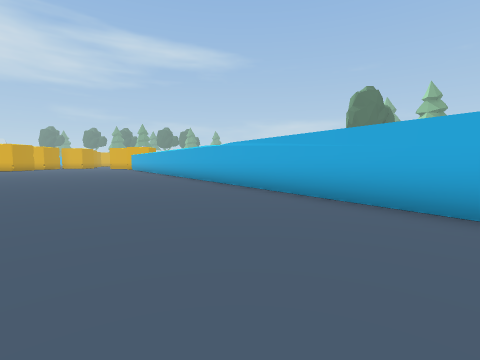
View 1 (above)

16 first-person views from a walk through a scene from a Unity 3-D project. The camera is 1.3 m above the floor, tilts 4° down and sees 85° across. The floor is counted in squares, 2 m on a side. Each view is taken from the middle of a square. On the plan, view 1 faces up. The plan holds only what a view shows up to about 9 squares ahead; the rest is blank. The place goes on beyond the plan. The player is left out.

View 2
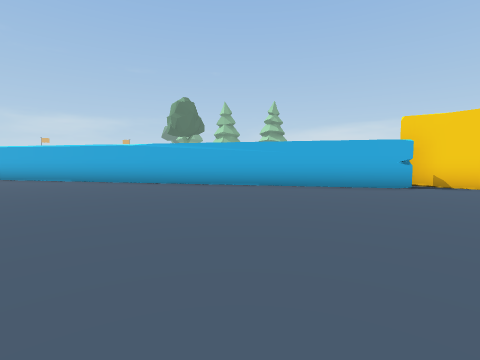

View 3
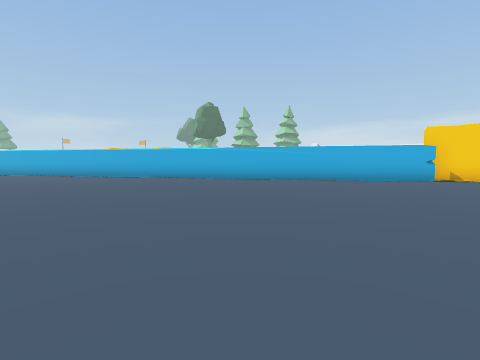

View 4
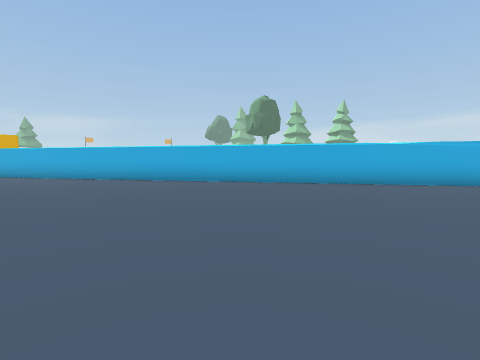

View 5
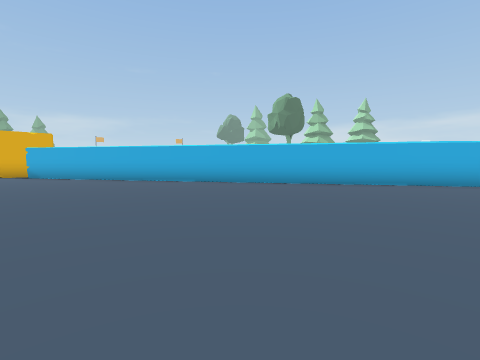

View 6
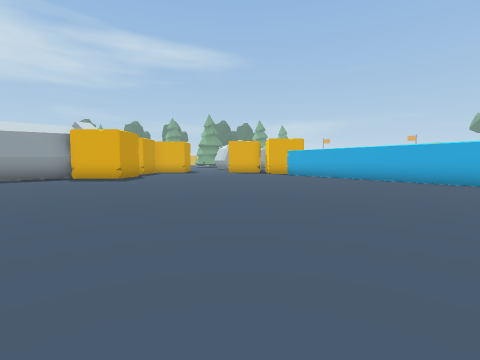

View 7
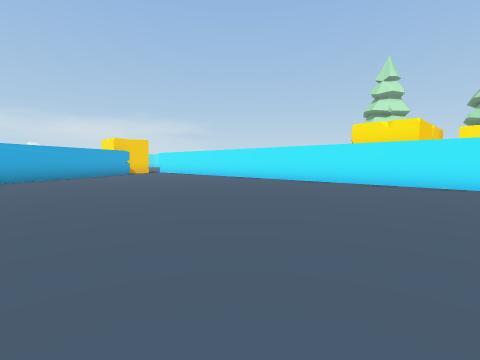

View 8
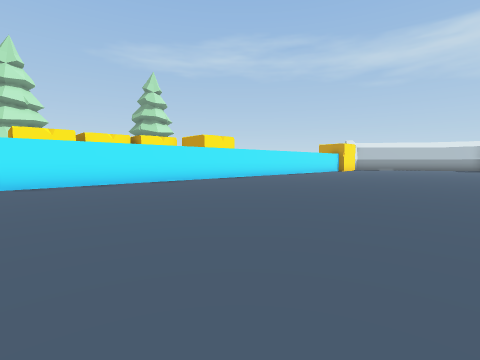

View 9
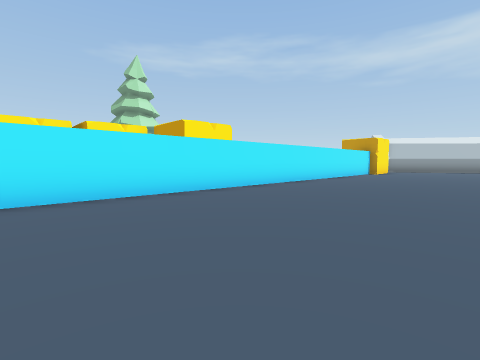

View 10
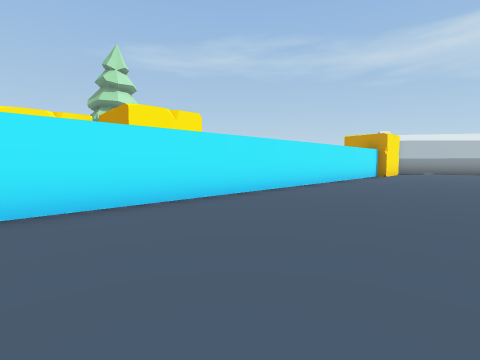

View 11
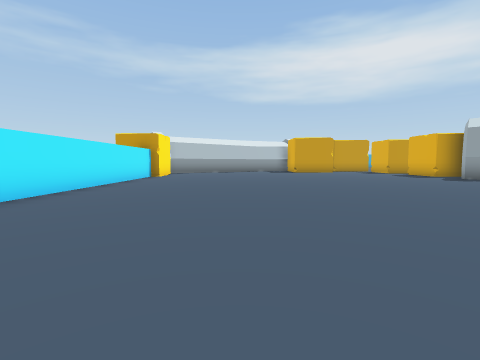

View 12
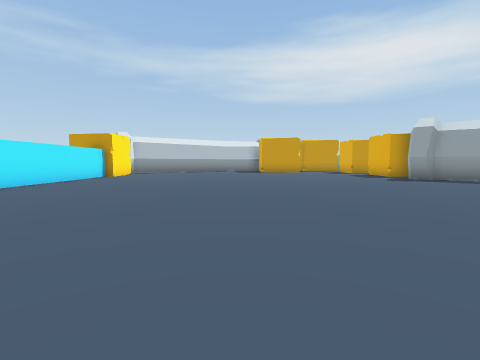

View 13
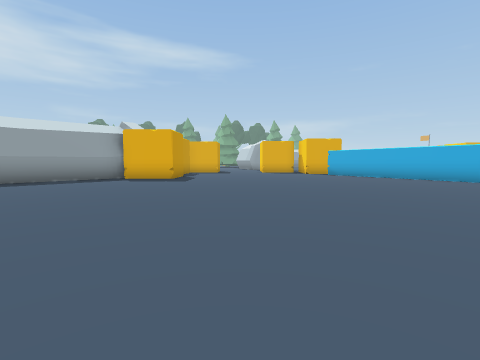

View 14
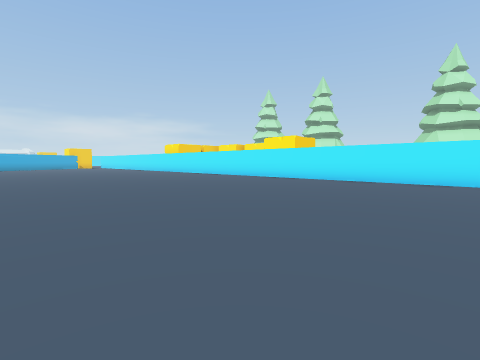

View 15
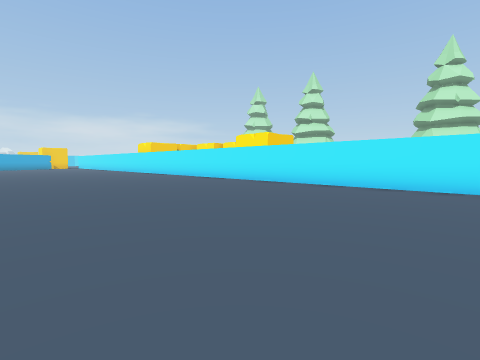

View 16
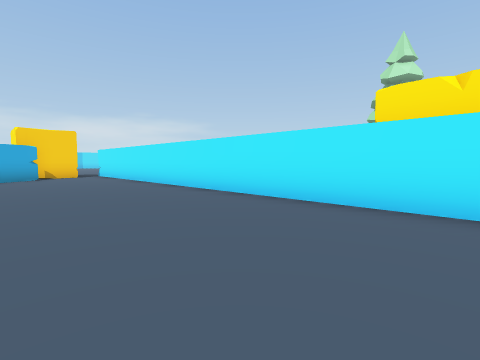

### Floor plan
Points are (right, up) in squares from view 1. A wall is a line through its corners. A room is listed if a view was taken in it or the views show most of it. See-through windows are left out.
Room 1 (views 1, 2, 3, 4, 5, 6, 7, 8, 9, 10, 11, 12, 13, 14, 15, 16)
walls: (-22.4, 12.7) (-23.1, 12); (-18.3, 17.1) (-19.8, 15.5); (-23.8, -0.8) (1, -0.8); (3.4, 1.5) (-6.2, 17)
low walls: (-19.5, 16.2) (-20, 15.5); (-18.7, 17) (-19.2, 16.5)
ways out: opening at (2.5, 0.5)

Positions as (right, up) in squares from view 1, and headings:
1: (0, 0), facing up
2: (-4, 0), facing up-right
3: (-7, 0), facing up-right
4: (-9, 6), facing up-right
5: (-10, 8), facing up-right
6: (-11, 8), facing up
7: (-10, 7), facing down-right
8: (-8, 7), facing down-left
9: (-11, 4), facing down-left
10: (-13, 3), facing down-left
11: (-14, 3), facing left
12: (-14, 5), facing left
13: (-13, 8), facing up
14: (-24, 8), facing down-right
15: (-24, 6), facing down-right
16: (-8, 3), facing down-right
